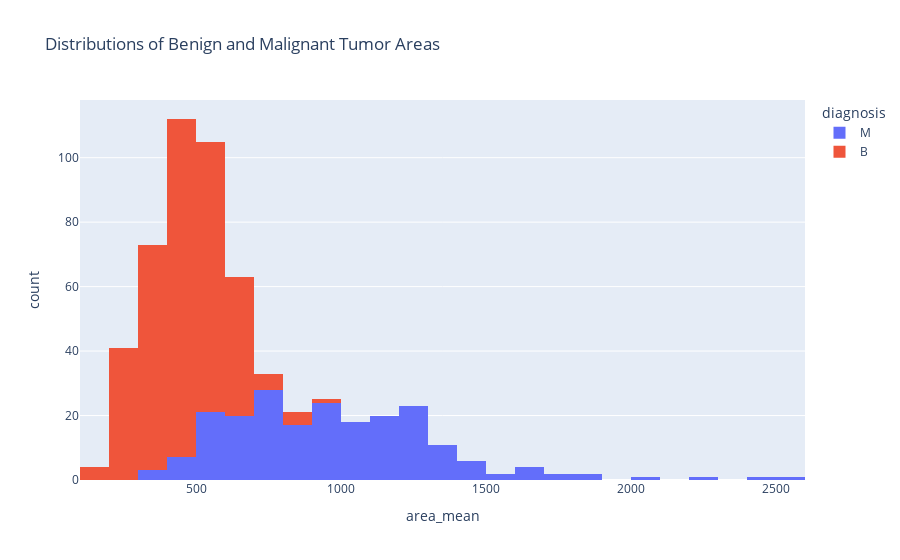

The cell this chart's notebook holds for it:
### Code cell
fig = px.histogram(df_mean, x='area_mean', color = 'diagnosis', title='Distributions of Benign and Malignant Tumor Areas')


# Show the plot
fig.show()

### Figure 1 — Plotly figure (JSON) as saved in the notebook; plotly's stock layout.template omitted (floating-point values rounded to 4 significant figures; data arrays with more than 128 entries replaced by an {"elided": "..."} marker saying what was removed)
{"data": [{"alignmentgroup": "True", "bingroup": "x", "hovertemplate": "diagnosis=M<br>area_mean=%{x}<br>count=%{y}<extra></extra>", "legendgroup": "M", "marker": {"color": "#636efa", "pattern": {"shape": ""}}, "name": "M", "offsetgroup": "M", "orientation": "v", "showlegend": true, "type": "histogram", "x": {"elided": "212 float values"}, "xaxis": "x", "yaxis": "y"}, {"alignmentgroup": "True", "bingroup": "x", "hovertemplate": "diagnosis=B<br>area_mean=%{x}<br>count=%{y}<extra></extra>", "legendgroup": "B", "marker": {"color": "#EF553B", "pattern": {"shape": ""}}, "name": "B", "offsetgroup": "B", "orientation": "v", "showlegend": true, "type": "histogram", "x": {"elided": "357 float values"}, "xaxis": "x", "yaxis": "y"}], "layout": {"autosize": true, "barmode": "relative", "legend": {"title": {"text": "diagnosis"}, "tracegroupgap": 0}, "title": {"text": "Distributions of Benign and Malignant Tumor Areas"}, "xaxis": {"anchor": "y", "autorange": true, "domain": [0, 1], "range": [100, 2600], "title": {"text": "area_mean"}, "type": "linear"}, "yaxis": {"anchor": "x", "autorange": true, "domain": [0, 1], "range": [0, 117.9], "title": {"text": "count"}}}}
